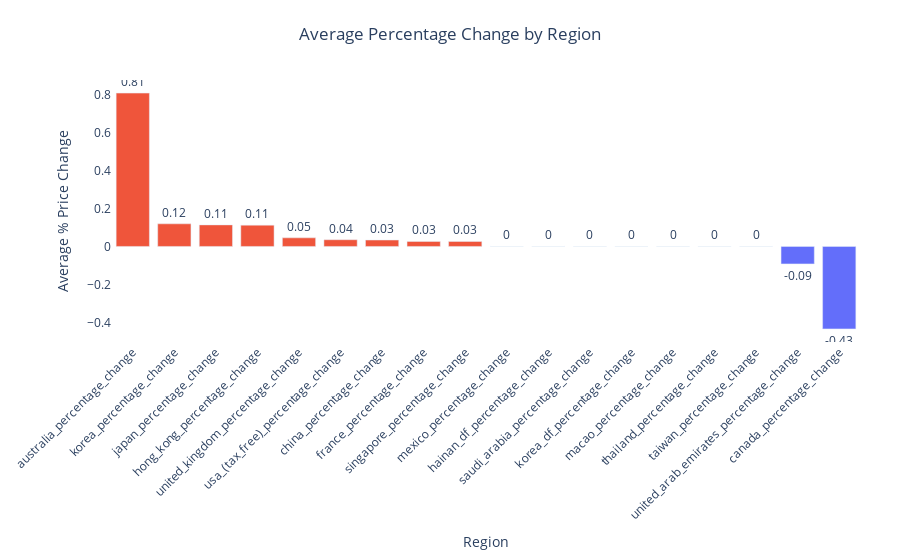

Notebook source saved alongside this figure:
### Code cell
import plotly.express as px

# Sort regions by average percentage change for clearer trends
region_variability_df = region_variability_df.sort_values(by="Average Percentage Change", ascending=False)

# Define a color scale that emphasizes positive and negative changes
colors = ["#EF553B" if val > 0 else "#636EFA" for val in region_variability_df["Average Percentage Change"]]

# Plot the bar chart
fig = px.bar(
    region_variability_df, 
    x="region", 
    y="Average Percentage Change", 
    title="Average Percentage Change by Region",
    labels={"Average Percentage Change": "Average % Price Change", "region": "Region"},
    orientation="v"  # Vertical bars
)

# Update layout for readability
fig.update_layout(
    xaxis_tickangle=-45,            # Rotate x-axis labels for readability
    title_x=0.5,                    # Center the title
    plot_bgcolor='rgba(0,0,0,0)',   # Make the background transparent
    margin=dict(t=80, l=40, r=40, b=120),  # Adjust margins for spacing
)

# Add color and data labels to bars
fig.update_traces(
    marker=dict(color=colors),  # Apply the color scale
    text=region_variability_df["Average Percentage Change"].round(2),  # Display percentage change
    textposition="outside"  # Position text labels outside the bars
)

# Show the enhanced chart
fig.show()

### Figure 1 — Plotly figure (JSON) as saved in the notebook; plotly's stock layout.template omitted (floating-point values rounded to 4 significant figures)
{"data": [{"alignmentgroup": "True", "hovertemplate": "Region=%{x}<br>Average % Price Change=%{y}<extra></extra>", "legendgroup": "", "marker": {"color": ["#EF553B", "#EF553B", "#EF553B", "#EF553B", "#EF553B", "#EF553B", "#EF553B", "#EF553B", "#EF553B", "#636EFA", "#636EFA", "#636EFA", "#636EFA", "#636EFA", "#636EFA", "#636EFA", "#636EFA", "#636EFA"], "pattern": {"shape": ""}}, "name": "", "offsetgroup": "", "orientation": "v", "showlegend": false, "text": [0.81, 0.12, 0.11, 0.11, 0.05, 0.04, 0.03, 0.03, 0.03, 0, 0, 0, 0, 0, 0, 0, -0.09, -0.43], "textposition": "outside", "type": "bar", "x": ["australia_percentage_change", "korea_percentage_change", "japan_percentage_change", "hong_kong_percentage_change", "united_kingdom_percentage_change", "usa_(tax_free)_percentage_change", "china_percentage_change", "france_percentage_change", "singapore_percentage_change", "mexico_percentage_change", "hainan_df_percentage_change", "saudi_arabia_percentage_change", "korea_df_percentage_change", "macao_percentage_change", "thailand_percentage_change", "taiwan_percentage_change", "united_arab_emirates_percentage_change", "canada_percentage_change"], "xaxis": "x", "y": [0.8084, 0.1193, 0.1137, 0.1124, 0.04535, 0.0354, 0.03371, 0.02616, 0.02608, 0, 0, 0, 0, 0, 0, 0, -0.09196, -0.4347], "yaxis": "y"}], "layout": {"autosize": true, "barmode": "relative", "legend": {"tracegroupgap": 0}, "margin": {"b": 120, "l": 40, "r": 40, "t": 80}, "plot_bgcolor": "rgba(0, 0, 0, 0)", "title": {"text": "Average Percentage Change by Region", "x": 0.5}, "xaxis": {"anchor": "y", "autorange": true, "domain": [0, 1], "range": [-0.5, 17.5], "tickangle": -45, "title": {"text": "Region"}, "type": "category"}, "yaxis": {"anchor": "x", "autorange": true, "domain": [0, 1], "range": [-0.5038, 0.8775], "title": {"text": "Average % Price Change"}, "type": "linear"}}}
